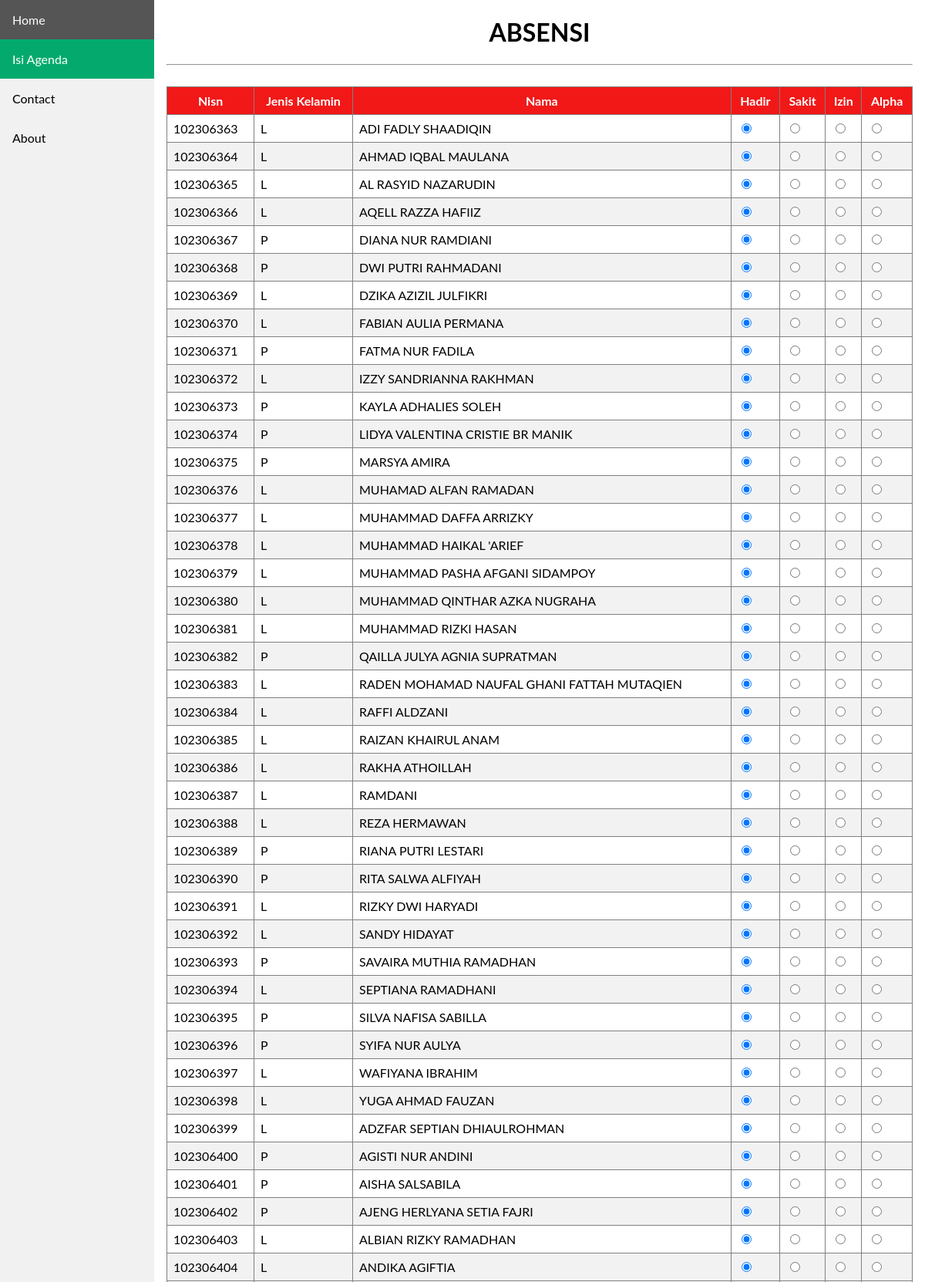
The app's page /agenda/absensi.php (upper part) with its own data.
### tables this page shows
CREATE TABLE `tb_siswa` (
  `nis` varchar(10) NOT NULL,
  `nama` varchar(100) NOT NULL,
  `jk` varchar(10) NOT NULL,
  `id_kelas` varchar(6) NOT NULL,
  `no_telp` varchar(15) NOT NULL
);

### agenda/absensi.php (the view, shortened to what this page needs)
<?php
include 'koneksi.php';
$sql = "SELECT * FROM tb_siswa";
$level = mysqli_query($Conn, $sql);
?>
<!DOCTYPE html>
<html>
<head>
    <link rel="stylesheet" href="navbar.css">
</head>
<body>
    <header>
        <div class="sidebar">
            <a href="beranda.php">Home</a>
            <a class="active" href="#">Isi Agenda</a>
            <a href="#contact">Contact</a>
            <a href="#about">About</a>
        </div>
    </header>
    <div class="content">
        <center>
            <h1>ABSENSI</h1><hr>
            <br>
            <center>
                <form action="proses_absensi.php" method="post">
                    <table border="1" cellspacing="0" cellpadding="10px">
                        <thead>
                            <tr>
                                <th>Nisn</th>
                                <th>Jenis Kelamin</th>
                                <th>Nama</th>
                                <th>Hadir</th>
                                <th>Sakit</th>
                                <th>Izin</th>
                                <th>Alpha</th>
                            </tr>
                        </thead>
                        <tbody>
                            <?php foreach ($level as $row) : ?>
                                <tr>
                                    <td><?= $row["nis"];?></td>
                                    <td><?= $row["jk"];?></td>
                                    <td><?= $row["nama"];?></td>
                                    <td><input type="radio" name="kehadiran[<?= $row["nis"];?>]" value="Hadir" checked></td>
                                    <td><input type="radio" name="kehadiran[<?= $row["nis"];?>]" value="Sakit"></td>
                                    <td><input type="radio" name="kehadiran[<?= $row["nis"];?>]" value="Izin"></td>
                                    <td><input type="radio" name="kehadiran[<?= $row["nis"];?>]" value="Alpha"></td>
                                </tr>
                            <?php endforeach; ?>
                        </tbody>
                    </table>
                    <br><br>
                    <button class="btn success"type="submit" name="kirim">Submit Absensi</button><br><br>
                </form>
            </center>
        </center>
    </div>
</body>
</html>

### agenda/navbar.css (style rules this page uses)
body { margin: 0; font-family: "Lato", sans-serif; }
.sidebar { margin: 0; padding: 0; width: 200px; background-color: #f1f1f1; position: fixed; height: 100%; overflow: auto; }
.sidebar a { display: block; color: black; padding: 16px; text-decoration: none; }
.sidebar a.active { background-color: #04AA6D; color: white; }
div.content { margin-left: 200px; padding: 1px 16px; height: 1000px; }

### agenda/absensi.php (style rules this page uses)
table { border-collapse: collapse; width: 100%; }
th, td { padding: 8px; }
tr:nth-child(even) { background-color: #f2f2f2 }
th { background-color: #F21818; color: white; text-align: center; }

### records on screen
tb_siswa: nis "102306363", jk "L", nama "ADI FADLY SHAADIQIN"
tb_siswa: nis "102306364", jk "L", nama "AHMAD IQBAL MAULANA"
tb_siswa: nis "102306365", jk "L", nama "AL RASYID NAZARUDIN"
tb_siswa: nis "102306366", jk "L", nama "AQELL RAZZA HAFIIZ"
tb_siswa: nis "102306367", jk "P", nama "DIANA NUR RAMDIANI"
tb_siswa: nis "102306368", jk "P", nama "DWI PUTRI RAHMADANI"
tb_siswa: nis "102306369", jk "L", nama "DZIKA AZIZIL JULFIKRI"
tb_siswa: nis "102306370", jk "L", nama "FABIAN AULIA PERMANA"
tb_siswa: nis "102306371", jk "P", nama "FATMA NUR FADILA"
tb_siswa: nis "102306372", jk "L", nama "IZZY SANDRIANNA RAKHMAN"
tb_siswa: nis "102306373", jk "P", nama "KAYLA ADHALIES SOLEH"
tb_siswa: nis "102306374", jk "P", nama "LIDYA VALENTINA CRISTIE BR MANIK"
tb_siswa: nis "102306375", jk "P", nama "MARSYA AMIRA"
tb_siswa: nis "102306376", jk "L", nama "MUHAMAD ALFAN RAMADAN"
tb_siswa: nis "102306377", jk "L", nama "MUHAMMAD DAFFA ARRIZKY"
tb_siswa: nis "102306378", jk "L", nama "MUHAMMAD HAIKAL 'ARIEF"
tb_siswa: nis "102306379", jk "L", nama "MUHAMMAD PASHA AFGANI SIDAMPOY"
tb_siswa: nis "102306380", jk "L", nama "MUHAMMAD QINTHAR AZKA NUGRAHA"
tb_siswa: nis "102306381", jk "L", nama "MUHAMMAD RIZKI HASAN"
tb_siswa: nis "102306382", jk "P", nama "QAILLA JULYA AGNIA SUPRATMAN"
tb_siswa: nis "102306383", jk "L", nama "RADEN MOHAMAD NAUFAL GHANI FATTAH MUTAQIEN"
tb_siswa: nis "102306384", jk "L", nama "RAFFI ALDZANI"
tb_siswa: nis "102306385", jk "L", nama "RAIZAN KHAIRUL ANAM"
tb_siswa: nis "102306386", jk "L", nama "RAKHA ATHOILLAH"
tb_siswa: nis "102306387", jk "L", nama "RAMDANI"
tb_siswa: nis "102306388", jk "L", nama "REZA HERMAWAN"
tb_siswa: nis "102306389", jk "P", nama "RIANA PUTRI LESTARI"
tb_siswa: nis "102306390", jk "P", nama "RITA SALWA ALFIYAH"
tb_siswa: nis "102306391", jk "L", nama "RIZKY DWI HARYADI"
tb_siswa: nis "102306392", jk "L", nama "SANDY HIDAYAT"
tb_siswa: nis "102306393", jk "P", nama "SAVAIRA MUTHIA RAMADHAN"
tb_siswa: nis "102306394", jk "L", nama "SEPTIANA RAMADHANI"
tb_siswa: nis "102306395", jk "P", nama "SILVA NAFISA SABILLA"
tb_siswa: nis "102306396", jk "P", nama "SYIFA NUR AULYA"
tb_siswa: nis "102306397", jk "L", nama "WAFIYANA IBRAHIM"
tb_siswa: nis "102306398", jk "L", nama "YUGA AHMAD FAUZAN"
tb_siswa: nis "102306399", jk "L", nama "ADZFAR SEPTIAN DHIAULROHMAN"
tb_siswa: nis "102306400", jk "P", nama "AGISTI NUR ANDINI"
tb_siswa: nis "102306401", jk "P", nama "AISHA SALSABILA"
tb_siswa: nis "102306402", jk "P", nama "AJENG HERLYANA SETIA FAJRI"
tb_siswa: nis "102306403", jk "L", nama "ALBIAN RIZKY RAMADHAN"
tb_siswa: nis "102306404", jk "L", nama "ANDIKA AGIFTIA"
